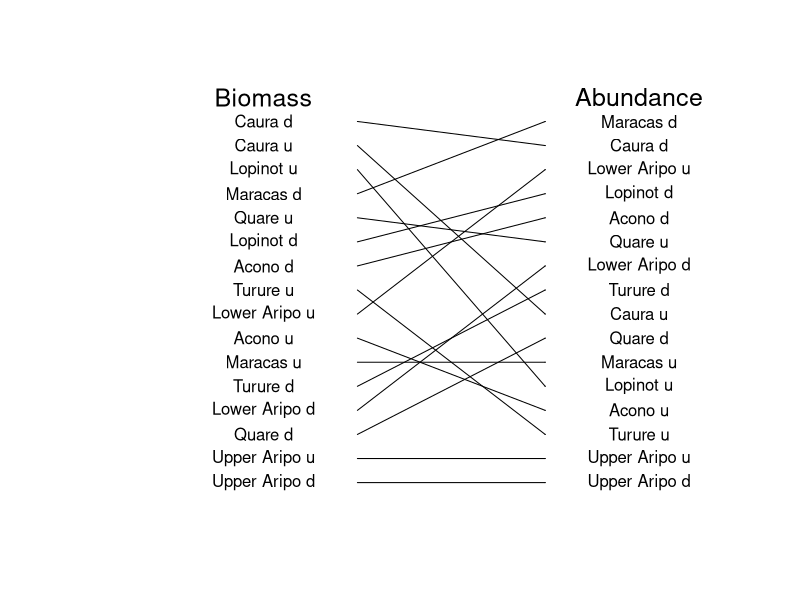

This chart was generated by the following R code:
## ---- chunk 1
###Making a plot of how high pressure predation sites are when measured in 
#different levels of predation ABUNDANCE

setwd("C:\\Users\\faj\\Documents\\OneDrive for Business\\research\\FishPredation\\Data")

library(dplyr)
library(tidyr)
library(ggplot2)
library(lme4)
library(Cairo)


#preparing data 

fishDataAll <- read.csv("Fish data June 2017.csv")
head(fishDataAll)
str(fishDataAll)
levels(fishDataAll$species)
selectMonths <- c("07", "08")# i am selecting out these months because then i can use the last timepoint 

#select data from only the July and Auguest, and remove first year 
SelectData <- fishDataAll %>% 
	separate(date, c("Day", "Month", "Year"), sep = "/") %>%
	filter(Year != 2010)%>%
	filter(Month %in% selectMonths)

fishData <- data.frame(SelectData)

fishData$AbundanceAll <- fishData$numbercaught + fishData$numberseen

#calculating percentage biomass so i can incude years with 0 abundance

fishData$TotBiomass <- (fishData$numbercaught + fishData$numberseen)* fishData$weight
TotBioSite<- fishData %>% 
	group_by(site, Year) %>%
	summarise(BiomasSiteSum = sum(TotBiomass, na.rm=TRUE))
siteBiomass <- data.frame(TotBioSite)


#Narrow Predation data
#-------------------------
predatorsAbN <- fishData %>% 
	filter(species == "Hoplias malabaricus" | species == "Crenicichla frenata")  %>%
	group_by(site, Year) %>%
	summarise(AbundanceSum = sum(AbundanceAll))

predatorsAb <- data.frame(predatorsAbN)
predatorsAb$Year <- as.numeric(predatorsAb$Year)

#add the total site biomass data, just to i can identify sites with no predators 
FishDataTotAb <- merge(siteBiomass, predatorsAb, by = c("site" ,"Year"),all=TRUE) # this makes sure i 
#know what years had no predators recoreded in 
FishDataTotAb$AbundanceSum[is.na(FishDataTotAb$AbundanceSum)] <- 0

Narrowa <- aggregate(FishDataTotAb$AbundanceSum, list(FishDataTotAb$site), mean, na.rm=TRUE)

orderNarrowa <- Narrowa[order(Narrowa$x),]
head(orderNarrowa)

orderNarrowa$predOrderNa <- c(1:nrow(orderNarrowa))
## ---- chunk 2
setwd("C:\\Users\\faj\\Documents\\OneDrive for Business\\research\\FishPredation\\Data")

library(dplyr)
library(tidyr)
library(ggplot2)
library(lme4)
library(Cairo)


#preparing data 

fishDataAll <- read.csv("Fish data June 2017.csv")
head(fishDataAll)
str(fishDataAll)
levels(fishDataAll$species)
selectMonths <- c("07", "08")# i am selecting out these months because then i can use the last timepoint 


#select data from only the July and Auguest, and remove first year 
SelectData <- fishDataAll %>% 
	separate(date, c("Day", "Month", "Year"), sep = "/") %>%
	filter(Year != 2010)%>%
	filter(Month %in% selectMonths)

fishData <- data.frame(SelectData)

#calculate biomass
fishData$TotBiomass <- (fishData$numbercaught + fishData$numberseen)* fishData$weight


#calculating percentage biomass
TotBioSite<- fishData %>% 
	group_by(site, Year) %>%
	summarise(BiomasSiteSum = sum(TotBiomass, na.rm=TRUE))

siteBiomass <- data.frame(TotBioSite)

#Narrow Predation data
#-------------------------

#sum biomass per site and year
predatorsBioN <- fishData %>% 
	filter(species == "Hoplias malabaricus" | species == "Crenicichla frenata") %>%
	group_by(site, Year) %>%
	summarise(BiomassSum = sum(TotBiomass))

predatorsBio <- data.frame(predatorsBioN)
predatorsBio$Year <- as.numeric(predatorsBio$Year)
siteBiomass$Year <- as.numeric(siteBiomass$Year)

FishDataTot <- merge(siteBiomass, predatorsBio, by = c("site" ,"Year"),all=TRUE) # this makes sure i 
#know what years had no predators recoreded in 
head(FishDataTot)
FishDataTot$BiomassSum[is.na(FishDataTot$BiomassSum)] <- 0

FishDataTot$PropMass <- FishDataTot$BiomassSum / FishDataTot$BiomasSiteSum

Narrowb <- aggregate(FishDataTot$PropMass, list(FishDataTot$site), mean, na.rm=TRUE)

orderNarrowb <- Narrowb[order(Narrowb$x),]
head(orderNarrowb)

orderNarrowb$predOrderNb <- c(1:nrow(orderNarrowb))

## ---- chunk 3

bothNarrow <- merge(orderNarrowb, orderNarrowa, by = "Group.1")

## ---- chunk 4
Cairo(file="C:\\Users\\faj\\Documents\\OneDrive for Business\\research\\bioTIME\\users\\Faith\\TriniFishPredation\\narrowAB_tangle.png",
      type="png",
      units="in", 
      width=6,
      height=6,
      pointsize=12,
      dpi=100)

plotSetup <- data.frame(cbind(c(1:17),c(20:60))) # data to plot onto emptyp plot
plot(x = plotSetup$X2, y = plotSetup$X1, col="white", axes=FALSE , ylab = " ", xlab = "  ")

#plot arrows
arrows(x0 = 36, y0 = bothNarrow$predOrderNb, x1 = 48, y1 = bothNarrow$predOrderNa, length = 0.001)


#plotting text 
text(x = 54, y = bothNarrow$predOrderNa, labels = bothNarrow$Group.1)
text(x = 30, y = bothNarrow$predOrderNb, labels = bothNarrow$Group.1)


text(x = 30, y = 17, labels = "Biomass", cex = 1.5)
text(x = 54, y = 17, labels = "Abundance", cex = 1.5)


dev.off()
